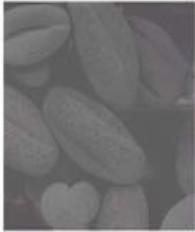
#> input picture OEP_7/image1.jpeg, 195 x 232 px; its folder holds only this picture in this run
$ jupyter execute 1.ipynb
#> lines starting #> are read from the running program, lines starting #| are printed output that depends on the picture
[cell 1]
import cv2
import numpy as np
import matplotlib.pyplot as plt

# --------------------------------------------------
# Load the five given images
# --------------------------------------------------

images = []

for i in range(1, 6):
    img = cv2.imread(f"image{i}.jpeg", cv2.IMREAD_GRAYSCALE)
#> img: shape (232, 195); min 73, max 255, mean 110.5

    if img is None:
        print(f"Error: image{i}.jpeg not found!")
    else:
        images.append(img)

# --------------------------------------------------
# Gray-level transformation functions
# --------------------------------------------------

def negative(img):
    return 255 - img


def log_transform(img):
    img_float = img.astype(np.float32)
    c = 255 / np.log1p(np.max(img_float))
    result = c * np.log1p(img_float)
    return np.uint8(result)


def gamma_transform(img, gamma):
    result = 255 * ((img / 255.0) ** gamma)
    return np.uint8(result)


def contrast_stretching(img):
    r_min = np.min(img)
    r_max = np.max(img)

    result = ((img - r_min) / (r_max - r_min)) * 255

    return np.uint8(result)


def histogram_equalization(img):
    return cv2.equalizeHist(img)


# --------------------------------------------------
# Process each image
# --------------------------------------------------

for i, img in enumerate(images, start=1):

    negative_img = negative(img)
    log_img = log_transform(img)
    gamma_img = gamma_transform(img, 0.5)
    contrast_img = contrast_stretching(img)
    hist_img = histogram_equalization(img)

    # --------------------------------------------------
    # Display results
    # --------------------------------------------------

    plt.figure(figsize=(15, 8))

    plt.subplot(2, 3, 1)
    plt.imshow(img, cmap="gray")
    plt.title(f"Image {i} - Original")
    plt.axis("off")

    plt.subplot(2, 3, 2)
    plt.imshow(negative_img, cmap="gray")
    plt.title("Negative")
    plt.axis("off")

    plt.subplot(2, 3, 3)
    plt.imshow(log_img, cmap="gray")
    plt.title("Log Transformation")
    plt.axis("off")

    plt.subplot(2, 3, 4)
    plt.imshow(gamma_img, cmap="gray")
    plt.title("Gamma Transformation")
    plt.axis("off")

    plt.subplot(2, 3, 5)
    plt.imshow(contrast_img, cmap="gray")
    plt.title("Contrast Stretching")
    plt.axis("off")

    plt.subplot(2, 3, 6)
    plt.imshow(hist_img, cmap="gray")
    plt.title("Histogram Equalization")
    plt.axis("off")

    plt.suptitle(
        f"OEP-7: Gray-Level Enhancement - Image {i}",
        fontsize=16,
        fontweight="bold"
    )

    plt.tight_layout()
    plt.show()
#> this loop made 1 pass
#> pass 1, `negative_img = negative(img)`:
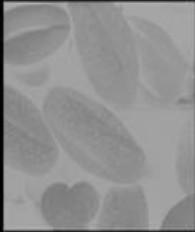
#> negative_img: shape (232, 195); min 0, max 182, mean 144.5
#> pass 1, in log_transform, `result = c * np.log1p(img_float)`:
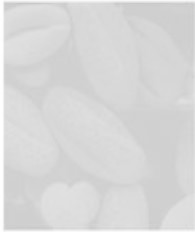
#> result: shape (232, 195) float32; min 197.9, max 255, mean 216
#> pass 1, `plt.show()`:
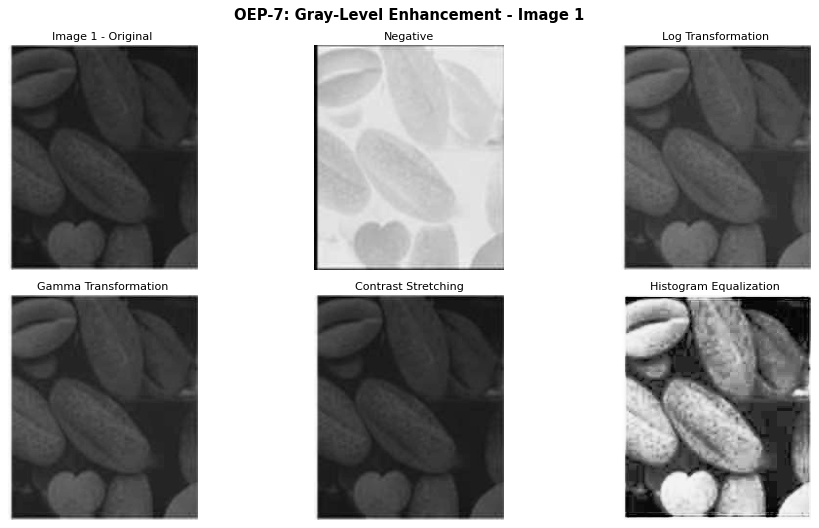
#> figure drawn by matplotlib, 6 panels
